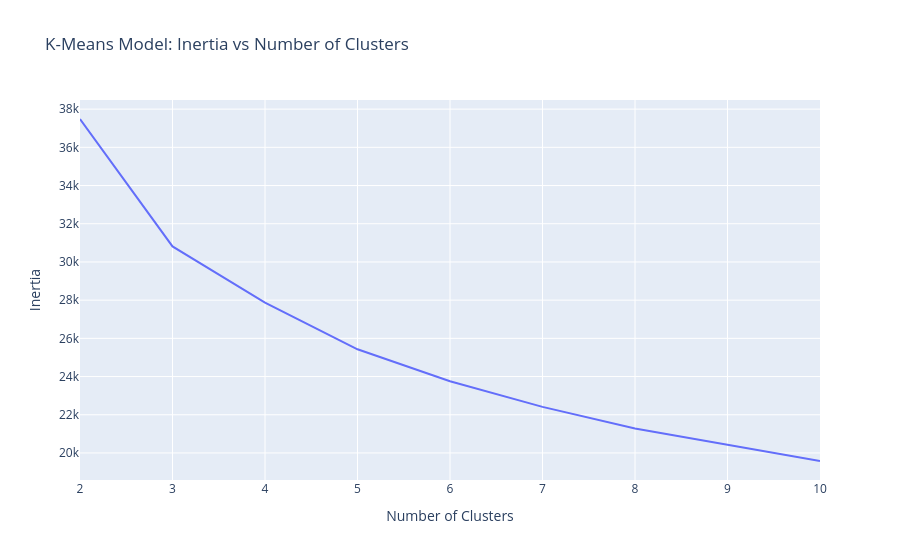

Notebook code cell kept with this figure:
### Code cell
# Create line plot of `inertia_errors` vs `n_clusters`
fig = px.line(x=n_clusters, y=inertia_errors, title="K-Means Model: Inertia vs Number of Clusters")
fig.update_layout(xaxis_title="Number of Clusters", yaxis_title="Inertia")
fig.show()

### Figure 1 — Plotly figure (JSON) as saved in the notebook; plotly's stock layout.template omitted (floating-point values rounded to 4 significant figures)
{"data": [{"hovertemplate": "x=%{x}<br>y=%{y}<extra></extra>", "legendgroup": "", "line": {"color": "#636efa", "dash": "solid"}, "marker": {"symbol": "circle"}, "mode": "lines", "name": "", "orientation": "v", "showlegend": false, "type": "scatter", "x": [2, 3, 4, 5, 6, 7, 8, 9, 10], "xaxis": "x", "y": [37480.0, 30810.0, 27870.0, 25430.0, 23750.0, 22410.0, 21280.0, 20420.0, 19580.0], "yaxis": "y"}], "layout": {"legend": {"tracegroupgap": 0}, "title": {"text": "K-Means Model: Inertia vs Number of Clusters"}, "xaxis": {"anchor": "y", "domain": [0, 1], "title": {"text": "Number of Clusters"}}, "yaxis": {"anchor": "x", "domain": [0, 1], "title": {"text": "Inertia"}}}}
